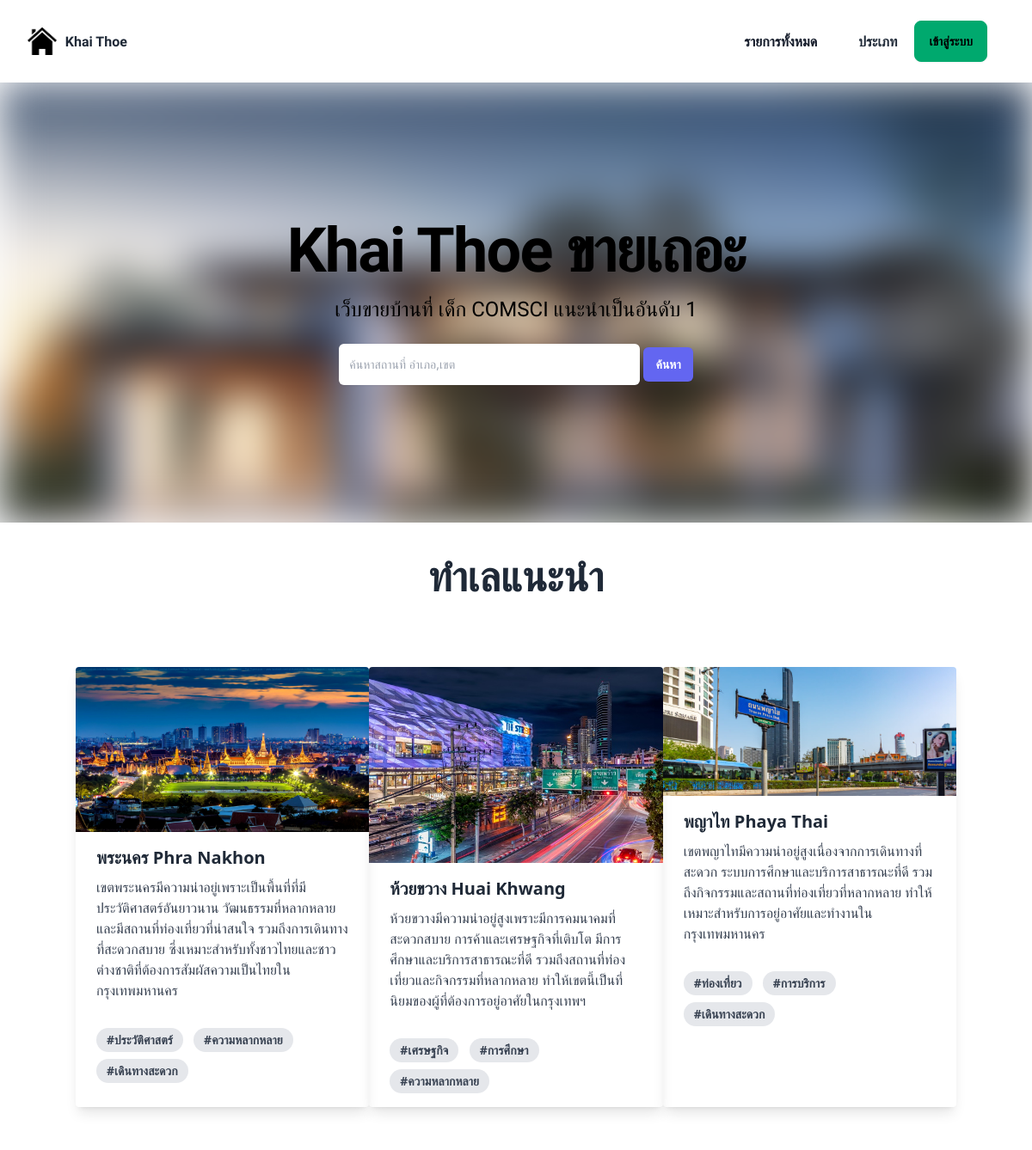
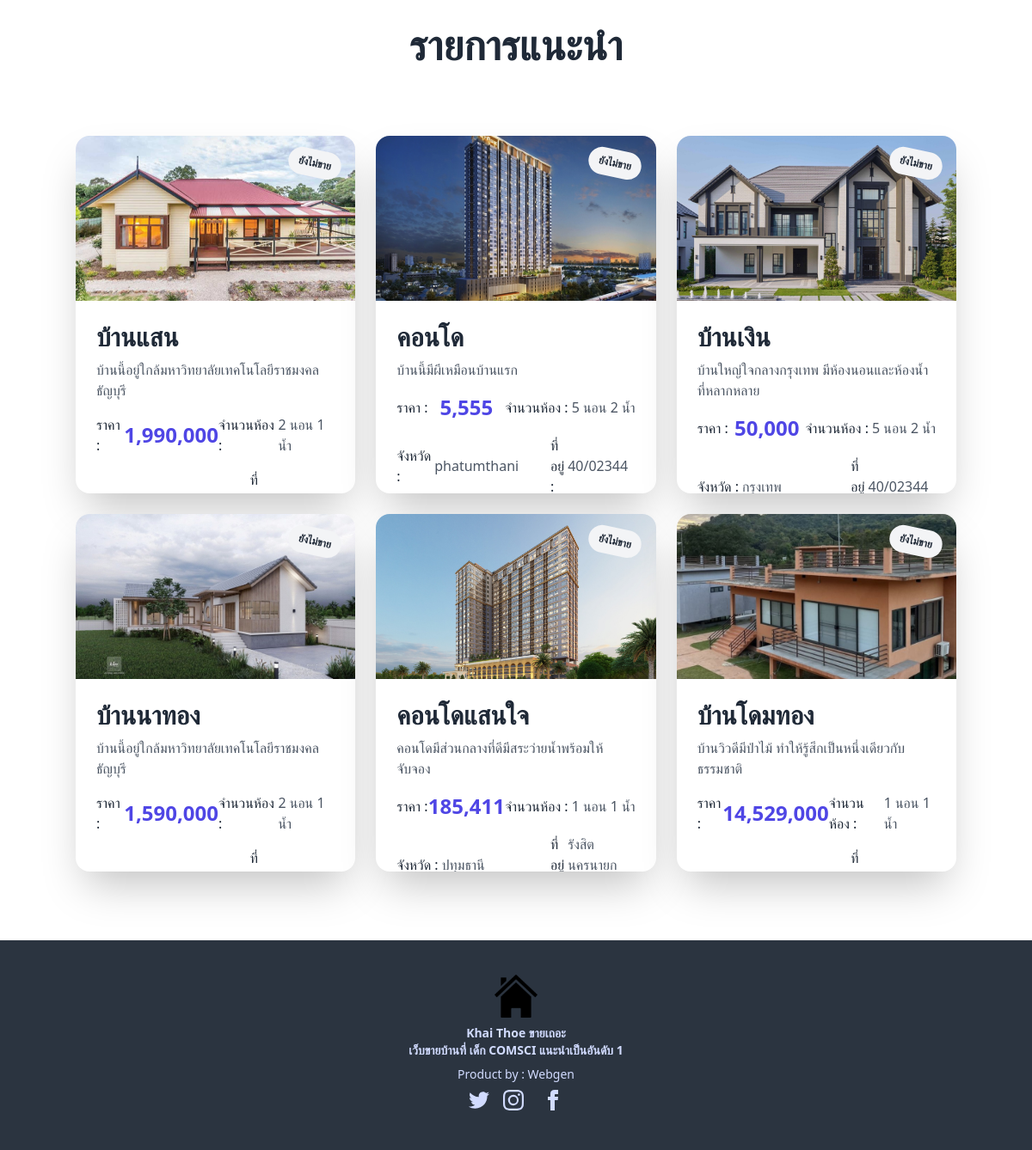
The page / on the database its author committed (2 pictures, top to bottom).
### tables this page shows
CREATE TABLE `product_list` (
  `id_product` int(11) NOT NULL,
  `product_name` varchar(255) NOT NULL,
  `price` decimal(8,0) DEFAULT 0,
  `product_image` varchar(255) NOT NULL,
  `Detail` text NOT NULL,
  `city` text NOT NULL,
  `status_product` varchar(50) NOT NULL,
  `date_listed` date NOT NULL,
  `address` varchar(255) NOT NULL,
  `bedroom` int(11) NOT NULL,
  `bathroom` int(11) NOT NULL,
  `type` varchar(50) NOT NULL
);

CREATE TABLE `product_list_condo` (
  `id_product` int(11) NOT NULL,
  `product_name` varchar(255) NOT NULL,
  `price` decimal(10,2) NOT NULL,
  `product_image` varchar(255) DEFAULT NULL,
  `Detail` text DEFAULT NULL,
  `city` varchar(100) DEFAULT NULL,
  `status_product` varchar(50) DEFAULT NULL,
  `date_listed` date DEFAULT NULL,
  `address` varchar(255) DEFAULT NULL,
  `bedroom` int(11) DEFAULT NULL,
  `bathroom` int(11) DEFAULT NULL,
  `type` varchar(50) DEFAULT NULL
);

### src/index.php (the view, shortened to what this page needs)
<?php
require_once 'config/conn.php';
$products = array();
$query_list_product = $conn->query("SELECT * FROM product_list");
while ($product = $query_list_product->fetch(PDO::FETCH_ASSOC)) {
    $products[] = $product;
}
$query_product_condo = $conn->query("SELECT * FROM product_list_condo");
while ($condo = $query_product_condo->fetch(PDO::FETCH_ASSOC)) {
    $products[] = $condo;
}
shuffle($products);
$count = 0;
?>
<!DOCTYPE html>
<html lang="en">
<head>
    <link href="https://cdn.jsdelivr.net/npm/daisyui@4.12.11/dist/full.min.css" rel="stylesheet" type="text/css" />
<script src="https://cdn.tailwindcss.com"></script>
    <link rel="stylesheet" href="output.css">
    <link rel="stylesheet" href="style_index.css">
</head>
<body>
<?php
if (isset($_SESSION['user_login'])) {
    $user_id = $_SESSION['user_login'];
    $stmt = $conn->prepare("SELECT * FROM users WHERE id = :user_id");
    $stmt->bindParam(':user_id', $user_id, PDO::PARAM_INT);
    $stmt->execute();
    $row = $stmt->fetch(PDO::FETCH_ASSOC);
?>
    <div class="navbar bg-base-100">
        <div class="flex lg:flex-1">
            <a href="#" class="-m-1.5 p-1.5">
                <img class="h-8 w-auto" src="img/home.png" alt="Home">
            </a>
            <strong>
                <h3 style="margin-left: 10px; margin-top: 5px; font-size: 1rem;" class="fm-f">Khai Thoe</h3>
            </strong>
        </div>
        <div class="hidden lg:flex lg:gap-x-12">
            <a href="all_of_product.php" class="text-m font-semibold leading-6 text-gray-900">รายการทั้งหมด</a>
            <div class="dropdown">
                <div tabindex="0" role="button" class="text-m font-semibold leading-6">ประเภท</div>
                <ul tabindex="0" class="dropdown-content menu bg-base-100 rounded-box w-52 p-2 shadow z-50">
                    <li><a href="list_home.php">บ้านเดี่ยว</a></li>
                    <li><a href="list_condo.php">คอนโด</a></li>
                </ul>
            </div>
            <div class="dropdown">
                <div tabindex="0" role="button" class="text-m font-semibold leading-6"></div>
                <ul tabindex="0" class="dropdown-content menu bg-base-100 rounded-box w-52 p-2 shadow z-50">
                    <li><a href="list_home.php">บ้านเดี่ยว</a></li>
                    <li><a href="list_condo.php">คอนโด</a></li>
                </ul>
            </div>
        </div>
        <div class="flex-none gap-2">
            <div class="form-control">
                <h3 class="fm-f">User: <?= htmlspecialchars($row['firstname'] . ' ' . $row['lastname']) ?></h3>
            </div>
            <div class="dropdown dropdown-end">
                <div tabindex="0" role="button" class="btn btn-ghost btn-circle avatar">
                    <div class="w-10 rounded-full">
                        <img alt="User Avatar" src="https://img.daisyui.com/images/stock/photo-1534528741775-53994a69daeb.webp" />
                    </div>
                </div>
                <ul tabindex="0" class="z-50 menu menu-sm dropdown-content bg-base-100 rounded-box mt-3 w-52 p-2 shadow">
                    <li><a href="logout.php">Logout</a></li>
                </ul>
            </div>
        </div>
    </div>
<?php
} else {
?>
    <nav class="flex items-center justify-between p-6 lg:px-8" aria-label="Global">
        <div class="flex lg:flex-1">
            <a href="#" class="-m-1.5 p-1.5">
                <img class="h-8 w-auto" src="img/home.png" alt="Home">
            </a>
            <strong>
                <h3 style="margin-left: 10px; margin-top: 5px; font-size: 1rem;" class="fm-f">Khai Thoe</h3>
            </strong>
        </div>
        <div class="hidden lg:flex lg:gap-x-12">
            <a href="all_of_product.php" class="text-m font-semibold leading-6 text-gray-900">รายการทั้งหมด</a>
            <div class="dropdown">
                <div tabindex="0" role="button" class="text-m font-semibold leading-6">ประเภท</div>
            </div>
        </div>
        <button class="btn btn-success mx-5" onclick="my_modal_3.showModal()">เข้าสู่ระบบ</button>
    </nav>
<?php
}
?>
      <div class="content1 relative isolate overflow-hidden py-16 sm:py-24 lg:py-40">
        <div class="absolute inset-0 bg-[url('img/web-1-1024x512.jpg')] bg-cover blur-xl"></div>
        <div class="relative z-10">
          <h2 class="text-3xl font-bold tracking-tight text-black sm:text-7xl fm-f">Khai Thoe ขายเถอะ</h2>
          <p class="mt-4 text-lg leading-8 text-black sm:text-2xl fm-f ">เว็บขายบ้านที่ เด็ก COMSCI แนะนำเป็นอันดับ 1</p>
          <form action="search_db.php" method="post">
          <div class="mt-6 mx-auto max-w-md gap-x-4">
            <input id="text_serch" name="text_serch" type="text" required class="min-w-0 rounded-md border-0  px-3 py-3  shadow-sm ring-1 ring-inset ring-white/10 focus:ring-2 focus:ring-inset focus:ring-indigo-500 sm:text-sm sm:leading-6" placeholder="ค้นหาสถานที่ อำเภอ,เขต" style="width: 350px;">
            <button type="submit" name="search" class="flex-none rounded-md bg-indigo-500 px-3.5 py-2.5 text-sm font-semibold text-white shadow-sm hover:bg-indigo-400 focus-visible:outline focus-visible:outline-2 focus-visible:outline-offset-2 focus-visible:outline-indigo-500">ค้นหา</button>
          </div>
          </form>
        </div>
      </div>
  <div class="content2 mx-auto my-10">
    <div class="container-fluid">
      <p class="text-5xl text-center fm-f font-semibold">ทำเลแนะนำ</p>
      <div class="container mx-auto my-20 ">
      <div class="grid grid-cols-3 content-center gap-x-0 w-full">
        <div class="max-w-sm rounded overflow-hidden shadow-lg">
          <img class="w-full" src="img/panakorn.jpg" alt="Sunset in the mountains">
          <div class="px-6 py-4">
            <div class="font-bold text-xl mb-2">พระนคร Phra Nakhon</div>
            <p class="text-gray-700 text-base">
            เขตพระนครมีความน่าอยู่เพราะเป็นพื้นที่ที่มีประวัติศาสตร์อันยาวนาน วัฒนธรรมที่หลากหลาย และมีสถานที่ท่องเที่ยวที่น่าสนใจ รวมถึงการเดินทางที่สะดวกสบาย ซึ่งเหมาะสำหรับทั้งชาวไทยและชาวต่างชาติที่ต้องการสัมผัสความเป็นไทยในกรุงเทพมหานคร
            </p>
          </div>
          <div class="px-6 pt-4 pb-2">
            <span class="inline-block bg-gray-200 rounded-full px-3 py-1 text-sm font-semibold text-gray-700 mr-2 mb-2">#ประวัติศาสตร์</span>
            <span class="inline-block bg-gray-200 rounded-full px-3 py-1 text-sm font-semibold text-gray-700 mr-2 mb-2">#ความหลากหลาย</span>
            <span class="inline-block bg-gray-200 rounded-full px-3 py-1 text-sm font-semibold text-gray-700 mr-2 mb-2">#เดินทางสะดวก</span>
          </div>
        </div>
        <div class="max-w-sm rounded overflow-hidden shadow-lg">
          <img class="w-full" src="img/huykwang.jpg" alt="Sunset in the mountains">
          <div class="px-6 py-4">
            <div class="font-bold text-xl mb-2">ห้วยขวาง Huai Khwang</div>
            <p class="text-gray-700 text-base">
            ห้วยขวางมีความน่าอยู่สูงเพราะมีการคมนาคมที่สะดวกสบาย การค้าและเศรษฐกิจที่เติบโต มีการศึกษาและบริการสาธารณะที่ดี รวมถึงสถานที่ท่องเที่ยวและกิจกรรมที่หลากหลาย ทำให้เขตนี้เป็นที่นิยมของผู้ที่ต้องการอยู่อาศัยในกรุงเทพฯ
            </p>
          </div>
          <div class="px-6 pt-4 pb-2">
            <span class="inline-block bg-gray-200 rounded-full px-3 py-1 text-sm font-semibold text-gray-700 mr-2 mb-2">#เศรษฐกิจ</span>
            <span class="inline-block bg-gray-200 rounded-full px-3 py-1 text-sm font-semibold text-gray-700 mr-2 mb-2">#การศึกษา</span>
            <span class="inline-block bg-gray-200 rounded-full px-3 py-1 text-sm font-semibold text-gray-700 mr-2 mb-2">#ความหลากหลาย</span>
          </div>
        </div>
        <div class="max-w-sm rounded overflow-hidden shadow-lg">
          <img class="w-full" src="img/phayathai.jpg" alt="Sunset in the mountains">
          <div class="px-6 py-4">
            <div class="font-bold text-xl mb-2">พญาไท Phaya Thai</div>
            <p class="text-gray-700 text-base">
            เขตพญาไทมีความน่าอยู่สูงเนื่องจากการเดินทางที่สะดวก ระบบการศึกษาและบริการสาธารณะที่ดี รวมถึงกิจกรรมและสถานที่ท่องเที่ยวที่หลากหลาย ทำให้เหมาะสำหรับการอยู่อาศัยและทำงานในกรุงเทพมหานคร
            </p>
          </div>
          <div class="px-6 pt-4 pb-2">
            <span class="inline-block bg-gray-200 rounded-full px-3 py-1 text-sm font-semibold text-gray-700 mr-2 mb-2">#ท่องเที่ยว</span>
            <span class="inline-block bg-gray-200 rounded-full px-3 py-1 text-sm font-semibold text-gray-700 mr-2 mb-2">#การบริการ</span>
            <span class="inline-block bg-gray-200 rounded-full px-3 py-1 text-sm font-semibold text-gray-700 mr-2 mb-2">#เดินทางสะดวก</span>
          </div>
        </div>
    </div>
    </div>
  </div>
  </div>
  <div class="content2 mx-auto my-10">
    <div class="container-fluid">
        <p class="text-5xl text-center fm-f font-semibold">รายการแนะนำ</p>
        <div class="container mx-auto my-20">
            <div class="grid grid-cols-3 gap-6">
            <?php
foreach ($products as $product) {
    if ($count >= 6) {
        break;
    }
    echo '<div class="max-w-md w-full">';
    echo '    <div class="bg-white rounded-2xl shadow-2xl overflow-hidden hover:shadow-3xl transition-transform transform hover:scale-105">';
    echo '<a href="view_product_home.php?id_product=' . $product["id_product"] . '">';
    echo '     <div class="relative group">';
    echo '        <img src="img/'.$product['product_image'].'" class="object-cover w-full h-48 group-hover: transition duration-300 ease-in-out">';
    echo '<div class="absolute top-4 right-4 bg-gray-100 text-xs font-bold px-3 py-2 rounded-full z-20 fm-f transform rotate-12">'.htmlspecialchars($product['status_product']).'</div>';
    echo '        <div class="hover:bg-gray-600 group-hover:translate-y-0 pb-10 transform transition duration-300 ease-in-out absolute inset-0 bg-gradient-to-br to-indigo-600 opacity-75 flex items-center justify-center">';
    echo '        </div>';
    echo '    </div>';
    echo '      </a>';
    echo '        <div class="p-6 h-56">';
    echo '            <h2 class="text-3xl font-extrabold text-gray-800 mb-2">' . htmlspecialchars($product['product_name']) . '</h2>';
    echo '            <p class="text-gray-600 mb-4">' . htmlspecialchars($product['Detail']) . '</p>';
    echo '            <div class="flex items-center justify-between mb-4">';
    echo '                <p>ราคา : </p>';
    echo '                <span class="text-2xl font-bold text-indigo-600">' . htmlspecialchars(number_format($product['price'])) . '</span>';
    echo '                <div class="flex items-center">';
    echo '                    <p>จำนวนห้อง : </p>';
    echo '                    <span class="ml-1 text-gray-600">' . htmlspecialchars($product['bedroom']) . ' นอน ' . htmlspecialchars($product['bathroom']) . ' น้ำ</span>';
    echo '                </div>';
    echo '            </div>';
    echo '            <div class="grid grid-cols-2 gap-2">';
    echo '                <div class="flex items-center">';
    echo '                    <p> จังหวัด : </p>';
    echo '                        <span class="ml-1 text-gray-600">' . htmlspecialchars($product['city']) . '</span>';
    echo '                </div>';
    echo '                <div class="flex items-center mx-9">';
    echo '                    <p>ที่อยู่ : </p>';
    echo '                    <span class="ml-1 text-gray-600">' . htmlspecialchars($product['address']) . '</span>';
    echo '                </div>';
    echo '            </div>';
    echo '        </div>';
    echo '    </div>';
    echo '</div>';
    $count++;
}
?>
            </div>
        </div>
    </div>
</div>
<div class="footer">
  <footer class="footer footer-center bg-neutral text-primary-content p-10">
    <aside>
      <img src="img/home.png" alt="" style="width: 50px; height: 50px;">
      <p class="font-bold">
        Khai Thoe ขายเถอะ
        <br />
        เว็บขายบ้านที่ เด็ก COMSCI แนะนำเป็นอันดับ 1
      </p>
      <p>Product by : Webgen      </p>
    </aside>
    <nav>
      <div class="grid grid-flow-col gap-4">
        <a>
        </a>
        <a>
</a>
        <a>
          <svg
            xmlns="http://www.w3.org/2000/svg"
            width="24"
            height="24"
            viewBox="0 0 24 24"
            class="fill-current">
            <path
              d="M9 8h-3v4h3v12h5v-12h3.642l.358-4h-4v-1.667c0-.955.192-1.333 1.115-1.333h2.885v-5h-3.808c-3.596 0-5.192 1.583-5.192 4.615v3.385z"></path>
          </svg>
        </a>
      </div>
    </nav>
  </footer>
</div>
</body>
</html>
</body>
</html>

### src/style_index.css (style rules this page uses)
.content1 { text-align: center; }
.fm-f { font-family: "Mitr","Concert One"; }

### rows shown on the page
product_list: product_image (picture), status_product "ยังไม่ขาย", product_name "บ้านแสน", Detail "บ้านนี้อยู่ใกล้มหาวิทยาลัยเทคโนโลยีราชมงคลธัญบุรี", price "1,990,000", bedroom "2", bathroom "1"
product_list_condo: product_image (picture), status_product "ยังไม่ขาย", product_name "คอนโด", Detail "บ้านนี้มีผีเหมือนบ้านแรก", price "5,555", bedroom "5", bathroom "2", city "phatumthani", address "40/02344"
product_list: product_image (picture), status_product "ยังไม่ขาย", product_name "บ้านเงิน", Detail "บ้านใหญ่ใจกลางกรุงเทพ มีห้องนอนและห้องน้ำที่หลากหลาย", price "50,000", bedroom "5", bathroom "2", city "กรุงเทพ", address "40/02344"
product_list: product_image (picture), status_product "ยังไม่ขาย", product_name "บ้านนาทอง", Detail "บ้านนี้อยู่ใกล้มหาวิทยาลัยเทคโนโลยีราชมงคลธัญบุรี", price "1,590,000", bedroom "2", bathroom "1"
product_list_condo: product_image (picture), status_product "ยังไม่ขาย", product_name "คอนโดแสนใจ", Detail "คอนโดมีส่วนกลางที่ดีมีสระว่ายน้ำพร้อมให้จับจอง", price "185,411", bedroom "1", bathroom "1", city "ปทุมธานี", address "รังสิต นครนายก…"
product_list: product_image (picture), status_product "ยังไม่ขาย", product_name "บ้านโดมทอง", Detail "บ้านวิวดีมีป่าไม้ ทำให้รู้สึกเป็นหนึ่งเดียวกับธรรมชาติ", price "14,529,000", bedroom "1", bathroom "1"
